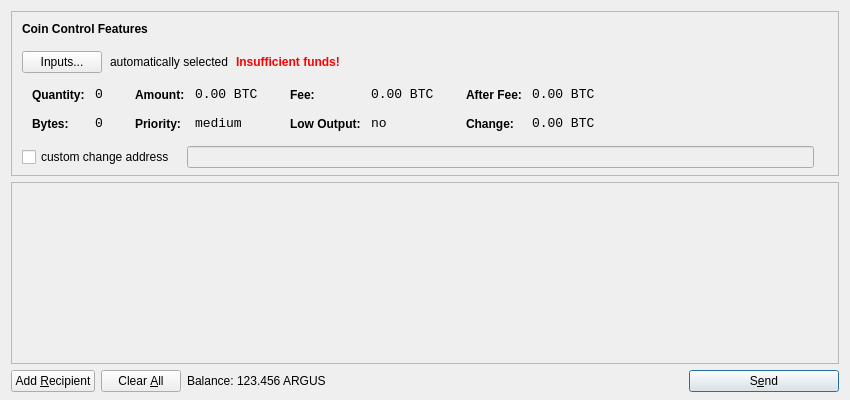
<?xml version="1.0" encoding="UTF-8"?>
<ui version="4.0">
 <class>SendCoinsDialog</class>
 <widget class="QDialog" name="SendCoinsDialog">
  <property name="geometry">
   <rect>
    <x>0</x>
    <y>0</y>
    <width>850</width>
    <height>400</height>
   </rect>
  </property>
  <property name="windowTitle">
   <string>Send Coins</string>
  </property>
  <layout class="QVBoxLayout" name="verticalLayout" stretch="0,1,0">
   <property name="bottomMargin">
    <number>8</number>
   </property>
   <item>
    <widget class="QFrame" name="frameCoinControl">
     <property name="sizePolicy">
      <sizepolicy hsizetype="Expanding" vsizetype="Expanding">
       <horstretch>0</horstretch>
       <verstretch>0</verstretch>
      </sizepolicy>
     </property>
     <property name="maximumSize">
      <size>
       <width>16777215</width>
       <height>16777215</height>
      </size>
     </property>
     <property name="frameShape">
      <enum>QFrame::StyledPanel</enum>
     </property>
     <property name="frameShadow">
      <enum>QFrame::Sunken</enum>
     </property>
     <layout class="QVBoxLayout" name="verticalLayoutCoinControl2">
      <property name="spacing">
       <number>-1</number>
      </property>
      <property name="leftMargin">
       <number>0</number>
      </property>
      <property name="topMargin">
       <number>0</number>
      </property>
      <property name="rightMargin">
       <number>0</number>
      </property>
      <property name="bottomMargin">
       <number>6</number>
      </property>
      <item>
       <layout class="QVBoxLayout" name="verticalLayoutCoinControl" stretch="0,0,0,0,1">
        <property name="spacing">
         <number>0</number>
        </property>
        <property name="leftMargin">
         <number>10</number>
        </property>
        <property name="topMargin">
         <number>10</number>
        </property>
        <item>
         <layout class="QHBoxLayout" name="horizontalLayoutCoinControl1">
          <property name="bottomMargin">
           <number>15</number>
          </property>
          <item>
           <widget class="QLabel" name="labelCoinControlFeatures">
            <property name="sizePolicy">
             <sizepolicy hsizetype="Preferred" vsizetype="Maximum">
              <horstretch>0</horstretch>
              <verstretch>0</verstretch>
             </sizepolicy>
            </property>
            <property name="font">
             <font>
              <weight>75</weight>
              <bold>true</bold>
             </font>
            </property>
            <property name="styleSheet">
             <string notr="true">font-weight:bold;</string>
            </property>
            <property name="text">
             <string>Coin Control Features</string>
            </property>
           </widget>
          </item>
         </layout>
        </item>
        <item>
         <layout class="QHBoxLayout" name="horizontalLayoutCoinControl2" stretch="0,0,0,0">
          <property name="spacing">
           <number>8</number>
          </property>
          <property name="bottomMargin">
           <number>10</number>
          </property>
          <item>
           <widget class="QPushButton" name="pushButtonCoinControl">
            <property name="styleSheet">
             <string notr="true"/>
            </property>
            <property name="text">
             <string>Inputs...</string>
            </property>
           </widget>
          </item>
          <item>
           <widget class="QLabel" name="labelCoinControlAutomaticallySelected">
            <property name="text">
             <string>automatically selected</string>
            </property>
            <property name="margin">
             <number>5</number>
            </property>
           </widget>
          </item>
          <item>
           <widget class="QLabel" name="labelCoinControlInsuffFunds">
            <property name="font">
             <font>
              <weight>75</weight>
              <bold>true</bold>
             </font>
            </property>
            <property name="styleSheet">
             <string notr="true">color:red;font-weight:bold;</string>
            </property>
            <property name="text">
             <string>Insufficient funds!</string>
            </property>
            <property name="margin">
             <number>5</number>
            </property>
           </widget>
          </item>
          <item>
           <spacer name="horizontalSpacerCoinControl">
            <property name="orientation">
             <enum>Qt::Horizontal</enum>
            </property>
            <property name="sizeHint" stdset="0">
             <size>
              <width>40</width>
              <height>1</height>
             </size>
            </property>
           </spacer>
          </item>
         </layout>
        </item>
        <item>
         <widget class="QWidget" name="widgetCoinControl" native="true">
          <property name="sizePolicy">
           <sizepolicy hsizetype="Preferred" vsizetype="Preferred">
            <horstretch>0</horstretch>
            <verstretch>0</verstretch>
           </sizepolicy>
          </property>
          <property name="minimumSize">
           <size>
            <width>0</width>
            <height>0</height>
           </size>
          </property>
          <property name="styleSheet">
           <string notr="true"/>
          </property>
          <layout class="QHBoxLayout" name="horizontalLayoutCoinControl5">
           <property name="margin">
            <number>0</number>
           </property>
           <item>
            <layout class="QHBoxLayout" name="horizontalLayoutCoinControl3" stretch="0,0,0,1">
             <property name="spacing">
              <number>20</number>
             </property>
             <property name="topMargin">
              <number>0</number>
             </property>
             <property name="bottomMargin">
              <number>10</number>
             </property>
             <item>
              <layout class="QFormLayout" name="formLayoutCoinControl1">
               <property name="horizontalSpacing">
                <number>10</number>
               </property>
               <property name="verticalSpacing">
                <number>14</number>
               </property>
               <property name="leftMargin">
                <number>10</number>
               </property>
               <property name="topMargin">
                <number>4</number>
               </property>
               <property name="rightMargin">
                <number>6</number>
               </property>
               <item row="0" column="0">
                <widget class="QLabel" name="labelCoinControlQuantityText">
                 <property name="styleSheet">
                  <string notr="true">font-weight:bold;</string>
                 </property>
                 <property name="text">
                  <string>Quantity:</string>
                 </property>
                 <property name="margin">
                  <number>0</number>
                 </property>
                </widget>
               </item>
               <item row="0" column="1">
                <widget class="QLabel" name="labelCoinControlQuantity">
                 <property name="font">
                  <font>
                   <family>Monospace</family>
                   <pointsize>10</pointsize>
                  </font>
                 </property>
                 <property name="cursor">
                  <cursorShape>IBeamCursor</cursorShape>
                 </property>
                 <property name="contextMenuPolicy">
                  <enum>Qt::ActionsContextMenu</enum>
                 </property>
                 <property name="text">
                  <string notr="true">0</string>
                 </property>
                 <property name="margin">
                  <number>0</number>
                 </property>
                 <property name="textInteractionFlags">
                  <set>Qt::LinksAccessibleByMouse|Qt::TextSelectableByKeyboard|Qt::TextSelectableByMouse</set>
                 </property>
                </widget>
               </item>
               <item row="1" column="0">
                <widget class="QLabel" name="labelCoinControlBytesText">
                 <property name="styleSheet">
                  <string notr="true">font-weight:bold;</string>
                 </property>
                 <property name="text">
                  <string>Bytes:</string>
                 </property>
                </widget>
               </item>
               <item row="1" column="1">
                <widget class="QLabel" name="labelCoinControlBytes">
                 <property name="font">
                  <font>
                   <family>Monospace</family>
                   <pointsize>10</pointsize>
                  </font>
                 </property>
                 <property name="cursor">
                  <cursorShape>IBeamCursor</cursorShape>
                 </property>
                 <property name="contextMenuPolicy">
                  <enum>Qt::ActionsContextMenu</enum>
                 </property>
                 <property name="text">
                  <string notr="true">0</string>
                 </property>
                 <property name="textInteractionFlags">
                  <set>Qt::LinksAccessibleByMouse|Qt::TextSelectableByKeyboard|Qt::TextSelectableByMouse</set>
                 </property>
                </widget>
               </item>
              </layout>
             </item>
             <item>
              <layout class="QFormLayout" name="formLayoutCoinControl2">
               <property name="horizontalSpacing">
                <number>10</number>
               </property>
               <property name="verticalSpacing">
                <number>14</number>
               </property>
               <property name="leftMargin">
                <number>6</number>
               </property>
               <property name="topMargin">
                <number>4</number>
               </property>
               <property name="rightMargin">
                <number>6</number>
               </property>
               <item row="0" column="0">
                <widget class="QLabel" name="labelCoinControlAmountText">
                 <property name="styleSheet">
                  <string notr="true">font-weight:bold;</string>
                 </property>
                 <property name="text">
                  <string>Amount:</string>
                 </property>
                 <property name="margin">
                  <number>0</number>
                 </property>
                </widget>
               </item>
               <item row="0" column="1">
                <widget class="QLabel" name="labelCoinControlAmount">
                 <property name="font">
                  <font>
                   <family>Monospace</family>
                   <pointsize>10</pointsize>
                  </font>
                 </property>
                 <property name="cursor">
                  <cursorShape>IBeamCursor</cursorShape>
                 </property>
                 <property name="contextMenuPolicy">
                  <enum>Qt::ActionsContextMenu</enum>
                 </property>
                 <property name="text">
                  <string notr="true">0.00 BTC</string>
                 </property>
                 <property name="textInteractionFlags">
                  <set>Qt::LinksAccessibleByMouse|Qt::TextSelectableByKeyboard|Qt::TextSelectableByMouse</set>
                 </property>
                </widget>
               </item>
               <item row="1" column="0">
                <widget class="QLabel" name="labelCoinControlPriorityText">
                 <property name="styleSheet">
                  <string notr="true">font-weight:bold;</string>
                 </property>
                 <property name="text">
                  <string>Priority:</string>
                 </property>
                </widget>
               </item>
               <item row="1" column="1">
                <widget class="QLabel" name="labelCoinControlPriority">
                 <property name="font">
                  <font>
                   <family>Monospace</family>
                   <pointsize>10</pointsize>
                  </font>
                 </property>
                 <property name="cursor">
                  <cursorShape>IBeamCursor</cursorShape>
                 </property>
                 <property name="contextMenuPolicy">
                  <enum>Qt::ActionsContextMenu</enum>
                 </property>
                 <property name="text">
                  <string>medium</string>
                 </property>
                 <property name="textInteractionFlags">
                  <set>Qt::LinksAccessibleByMouse|Qt::TextSelectableByKeyboard|Qt::TextSelectableByMouse</set>
                 </property>
                </widget>
               </item>
              </layout>
             </item>
             <item>
              <layout class="QFormLayout" name="formLayoutCoinControl3">
               <property name="horizontalSpacing">
                <number>10</number>
               </property>
               <property name="verticalSpacing">
                <number>14</number>
               </property>
               <property name="leftMargin">
                <number>6</number>
               </property>
               <property name="topMargin">
                <number>4</number>
               </property>
               <property name="rightMargin">
                <number>6</number>
               </property>
               <item row="0" column="0">
                <widget class="QLabel" name="labelCoinControlFeeText">
                 <property name="styleSheet">
                  <string notr="true">font-weight:bold;</string>
                 </property>
                 <property name="text">
                  <string>Fee:</string>
                 </property>
                 <property name="margin">
                  <number>0</number>
                 </property>
                </widget>
               </item>
               <item row="0" column="1">
                <widget class="QLabel" name="labelCoinControlFee">
                 <property name="font">
                  <font>
                   <family>Monospace</family>
                   <pointsize>10</pointsize>
                  </font>
                 </property>
                 <property name="cursor">
                  <cursorShape>IBeamCursor</cursorShape>
                 </property>
                 <property name="contextMenuPolicy">
                  <enum>Qt::ActionsContextMenu</enum>
                 </property>
                 <property name="text">
                  <string notr="true">0.00 BTC</string>
                 </property>
                 <property name="textInteractionFlags">
                  <set>Qt::LinksAccessibleByMouse|Qt::TextSelectableByKeyboard|Qt::TextSelectableByMouse</set>
                 </property>
                </widget>
               </item>
               <item row="1" column="0">
                <widget class="QLabel" name="labelCoinControlLowOutputText">
                 <property name="styleSheet">
                  <string notr="true">font-weight:bold;</string>
                 </property>
                 <property name="text">
                  <string>Low Output:</string>
                 </property>
                </widget>
               </item>
               <item row="1" column="1">
                <widget class="QLabel" name="labelCoinControlLowOutput">
                 <property name="font">
                  <font>
                   <family>Monospace</family>
                   <pointsize>10</pointsize>
                  </font>
                 </property>
                 <property name="cursor">
                  <cursorShape>IBeamCursor</cursorShape>
                 </property>
                 <property name="contextMenuPolicy">
                  <enum>Qt::ActionsContextMenu</enum>
                 </property>
                 <property name="text">
                  <string>no</string>
                 </property>
                 <property name="textInteractionFlags">
                  <set>Qt::LinksAccessibleByMouse|Qt::TextSelectableByKeyboard|Qt::TextSelectableByMouse</set>
                 </property>
                </widget>
               </item>
              </layout>
             </item>
             <item>
              <layout class="QFormLayout" name="formLayoutCoinControl4">
               <property name="horizontalSpacing">
                <number>10</number>
               </property>
               <property name="verticalSpacing">
                <number>14</number>
               </property>
               <property name="leftMargin">
                <number>6</number>
               </property>
               <property name="topMargin">
                <number>4</number>
               </property>
               <property name="rightMargin">
                <number>6</number>
               </property>
               <item row="0" column="0">
                <widget class="QLabel" name="labelCoinControlAfterFeeText">
                 <property name="styleSheet">
                  <string notr="true">font-weight:bold;</string>
                 </property>
                 <property name="text">
                  <string>After Fee:</string>
                 </property>
                 <property name="margin">
                  <number>0</number>
                 </property>
                </widget>
               </item>
               <item row="0" column="1">
                <widget class="QLabel" name="labelCoinControlAfterFee">
                 <property name="font">
                  <font>
                   <family>Monospace</family>
                   <pointsize>10</pointsize>
                  </font>
                 </property>
                 <property name="cursor">
                  <cursorShape>IBeamCursor</cursorShape>
                 </property>
                 <property name="contextMenuPolicy">
                  <enum>Qt::ActionsContextMenu</enum>
                 </property>
                 <property name="text">
                  <string notr="true">0.00 BTC</string>
                 </property>
                 <property name="textInteractionFlags">
                  <set>Qt::LinksAccessibleByMouse|Qt::TextSelectableByKeyboard|Qt::TextSelectableByMouse</set>
                 </property>
                </widget>
               </item>
               <item row="1" column="0">
                <widget class="QLabel" name="labelCoinControlChangeText">
                 <property name="styleSheet">
                  <string notr="true">font-weight:bold;</string>
                 </property>
                 <property name="text">
                  <string>Change:</string>
                 </property>
                </widget>
               </item>
               <item row="1" column="1">
                <widget class="QLabel" name="labelCoinControlChange">
                 <property name="font">
                  <font>
                   <family>Monospace</family>
                   <pointsize>10</pointsize>
                  </font>
                 </property>
                 <property name="cursor">
                  <cursorShape>IBeamCursor</cursorShape>
                 </property>
                 <property name="contextMenuPolicy">
                  <enum>Qt::ActionsContextMenu</enum>
                 </property>
                 <property name="text">
                  <string notr="true">0.00 BTC</string>
                 </property>
                 <property name="textInteractionFlags">
                  <set>Qt::LinksAccessibleByMouse|Qt::TextSelectableByKeyboard|Qt::TextSelectableByMouse</set>
                 </property>
                </widget>
               </item>
              </layout>
             </item>
            </layout>
           </item>
          </layout>
         </widget>
        </item>
        <item>
         <layout class="QHBoxLayout" name="horizontalLayoutCoinControl4" stretch="0,0,0">
          <property name="spacing">
           <number>12</number>
          </property>
          <property name="sizeConstraint">
           <enum>QLayout::SetDefaultConstraint</enum>
          </property>
          <property name="topMargin">
           <number>5</number>
          </property>
          <property name="rightMargin">
           <number>5</number>
          </property>
          <item>
           <widget class="QCheckBox" name="checkBoxCoinControlChange">
            <property name="text">
             <string>custom change address</string>
            </property>
           </widget>
          </item>
          <item>
           <widget class="QLineEdit" name="lineEditCoinControlChange">
            <property name="enabled">
             <bool>false</bool>
            </property>
            <property name="sizePolicy">
             <sizepolicy hsizetype="Expanding" vsizetype="Fixed">
              <horstretch>0</horstretch>
              <verstretch>0</verstretch>
             </sizepolicy>
            </property>
           </widget>
          </item>
          <item>
           <widget class="QLabel" name="labelCoinControlChangeLabel">
            <property name="sizePolicy">
             <sizepolicy hsizetype="Preferred" vsizetype="Expanding">
              <horstretch>0</horstretch>
              <verstretch>0</verstretch>
             </sizepolicy>
            </property>
            <property name="minimumSize">
             <size>
              <width>0</width>
              <height>0</height>
             </size>
            </property>
            <property name="text">
             <string/>
            </property>
            <property name="margin">
             <number>3</number>
            </property>
           </widget>
          </item>
         </layout>
        </item>
        <item>
         <spacer name="verticalSpacerCoinControl">
          <property name="orientation">
           <enum>Qt::Vertical</enum>
          </property>
          <property name="sizeHint" stdset="0">
           <size>
            <width>800</width>
            <height>1</height>
           </size>
          </property>
         </spacer>
        </item>
       </layout>
      </item>
     </layout>
    </widget>
   </item>
   <item>
    <widget class="QScrollArea" name="scrollArea">
     <property name="widgetResizable">
      <bool>true</bool>
     </property>
     <widget class="QWidget" name="scrollAreaWidgetContents">
      <property name="geometry">
       <rect>
        <x>0</x>
        <y>0</y>
        <width>830</width>
        <height>165</height>
       </rect>
      </property>
      <layout class="QVBoxLayout" name="verticalLayout_2">
       <property name="margin">
        <number>0</number>
       </property>
       <item>
        <layout class="QVBoxLayout" name="entries">
         <property name="spacing">
          <number>6</number>
         </property>
        </layout>
       </item>
       <item>
        <spacer name="verticalSpacer">
         <property name="orientation">
          <enum>Qt::Vertical</enum>
         </property>
         <property name="sizeHint" stdset="0">
          <size>
           <width>20</width>
           <height>40</height>
          </size>
         </property>
        </spacer>
       </item>
      </layout>
     </widget>
    </widget>
   </item>
   <item>
    <layout class="QHBoxLayout" name="horizontalLayout">
     <item>
      <widget class="QPushButton" name="addButton">
       <property name="toolTip">
        <string>Send to multiple recipients at once</string>
       </property>
       <property name="text">
        <string>Add &amp;Recipient</string>
       </property>
       <property name="icon">
        <iconset resource="../bitcoin.qrc">
         <normaloff>:/icons/add</normaloff>:/icons/add</iconset>
       </property>
       <property name="autoDefault">
        <bool>false</bool>
       </property>
      </widget>
     </item>
     <item>
      <widget class="QPushButton" name="clearButton">
       <property name="sizePolicy">
        <sizepolicy hsizetype="Minimum" vsizetype="Fixed">
         <horstretch>0</horstretch>
         <verstretch>0</verstretch>
        </sizepolicy>
       </property>
       <property name="toolTip">
        <string>Remove all transaction fields</string>
       </property>
       <property name="text">
        <string>Clear &amp;All</string>
       </property>
       <property name="icon">
        <iconset resource="../bitcoin.qrc">
         <normaloff>:/icons/remove</normaloff>:/icons/remove</iconset>
       </property>
       <property name="autoRepeatDelay">
        <number>300</number>
       </property>
       <property name="autoDefault">
        <bool>false</bool>
       </property>
      </widget>
     </item>
     <item>
      <layout class="QHBoxLayout" name="horizontalLayout_2">
       <property name="spacing">
        <number>3</number>
       </property>
       <item>
        <widget class="QLabel" name="label">
         <property name="text">
          <string>Balance:</string>
         </property>
        </widget>
       </item>
       <item>
        <widget class="QLabel" name="labelBalance">
         <property name="cursor">
          <cursorShape>IBeamCursor</cursorShape>
         </property>
         <property name="text">
          <string>123.456 ARGUS</string>
         </property>
         <property name="textInteractionFlags">
          <set>Qt::LinksAccessibleByMouse|Qt::TextSelectableByKeyboard|Qt::TextSelectableByMouse</set>
         </property>
        </widget>
       </item>
      </layout>
     </item>
     <item>
      <spacer name="horizontalSpacer">
       <property name="orientation">
        <enum>Qt::Horizontal</enum>
       </property>
       <property name="sizeHint" stdset="0">
        <size>
         <width>40</width>
         <height>20</height>
        </size>
       </property>
      </spacer>
     </item>
     <item>
      <widget class="QPushButton" name="sendButton">
       <property name="minimumSize">
        <size>
         <width>150</width>
         <height>0</height>
        </size>
       </property>
       <property name="toolTip">
        <string>Confirm the send action</string>
       </property>
       <property name="text">
        <string>S&amp;end</string>
       </property>
       <property name="icon">
        <iconset resource="../bitcoin.qrc">
         <normaloff>:/icons/send</normaloff>:/icons/send</iconset>
       </property>
       <property name="default">
        <bool>true</bool>
       </property>
      </widget>
     </item>
    </layout>
   </item>
  </layout>
 </widget>
 <resources>
  <include location="../bitcoin.qrc"/>
 </resources>
 <connections/>
</ui>
